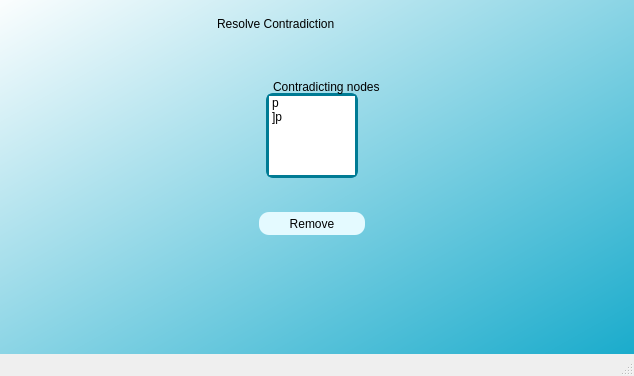
<?xml version="1.0" encoding="UTF-8"?>
<ui version="4.0">
 <class>MainWindow</class>
 <widget class="QMainWindow" name="MainWindow">
  <property name="geometry">
   <rect>
    <x>0</x>
    <y>0</y>
    <width>634</width>
    <height>376</height>
   </rect>
  </property>
  <property name="windowTitle">
   <string>MainWindow</string>
  </property>
  <widget class="QWidget" name="centralwidget">
   <widget class="QWidget" name="widget" native="true">
    <property name="geometry">
     <rect>
      <x>-14</x>
      <y>-5</y>
      <width>715</width>
      <height>407</height>
     </rect>
    </property>
    <property name="styleSheet">
     <string notr="true">QWidget#widget{background-color: qlineargradient(spread:pad, x1:0.994318, y1:1, x2:0, y2:0, stop:0 rgba(0, 162, 198, 255), stop:1 rgba(255, 255, 255, 255));}</string>
    </property>
    <widget class="QLabel" name="label">
     <property name="geometry">
      <rect>
       <x>231</x>
       <y>14</y>
       <width>225</width>
       <height>29</height>
      </rect>
     </property>
     <property name="styleSheet">
      <string notr="true">QLabel#label{ font: 16pt &quot;NSimSun&quot;;
color: rgb(0,0,0);}</string>
     </property>
     <property name="text">
      <string>Resolve Contradiction</string>
     </property>
    </widget>
    <widget class="QListWidget" name="nodes">
     <property name="geometry">
      <rect>
       <x>280</x>
       <y>98</y>
       <width>92</width>
       <height>85</height>
      </rect>
     </property>
     <property name="styleSheet">
      <string notr="true">QWidget#nodes{

border-radius:7px;
border: 3px solid #007b94;
}</string>
     </property>
     <item>
      <property name="text">
       <string>p</string>
      </property>
     </item>
     <item>
      <property name="text">
       <string>]p</string>
      </property>
     </item>
    </widget>
    <widget class="QPushButton" name="remove">
     <property name="geometry">
      <rect>
       <x>273</x>
       <y>217</y>
       <width>106</width>
       <height>23</height>
      </rect>
     </property>
     <property name="styleSheet">
      <string notr="true">QPushButton#remove{
border-radius: 10px;
background-color: rgb(228, 250, 255);
}

QPushButton#remove:hover{
background-color: qlineargradient(spread:pad, x1:0.994318, y1:1, x2:0, y2:0, stop:0 rgba(0, 162, 198, 255), stop:1 rgba(255, 255, 255, 255));
	
}
</string>
     </property>
     <property name="text">
      <string>Remove</string>
     </property>
    </widget>
    <widget class="QLabel" name="label_3">
     <property name="geometry">
      <rect>
       <x>287</x>
       <y>84</y>
       <width>127</width>
       <height>16</height>
      </rect>
     </property>
     <property name="styleSheet">
      <string notr="true">font: 7pt &quot;MS Shell Dlg 2&quot;;</string>
     </property>
     <property name="text">
      <string>Contradicting nodes</string>
     </property>
    </widget>
   </widget>
  </widget>
  <widget class="QStatusBar" name="statusbar"/>
 </widget>
 <resources/>
 <connections/>
</ui>
